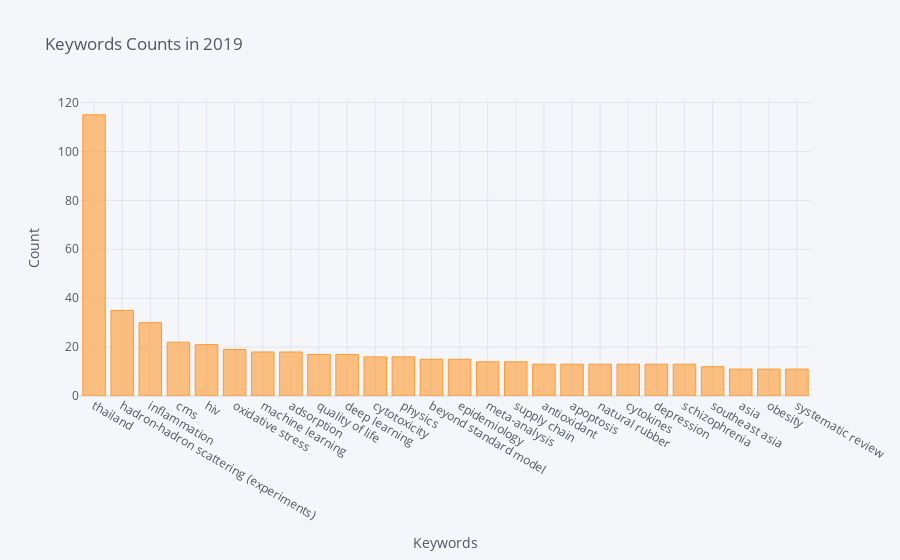

Source (notebook cell):
### Code cell
import cufflinks as cf
cf.go_offline()
cf.set_config_file(offline=False, world_readable=True)

keywords_counts_result.iplot(kind='bar', x='Keywords', y='Count', xTitle='Keywords', yTitle='Count', title='Keywords Counts in 2019')

### Figure 1 — Plotly figure (JSON) as saved in the notebook; plotly's stock layout.template omitted (floating-point values rounded to 4 significant figures)
{"data": [{"marker": {"color": "rgba(255, 153, 51, 0.6)", "line": {"color": "rgba(255, 153, 51, 1.0)", "width": 1}}, "name": "Count", "orientation": "v", "text": "", "type": "bar", "x": ["thailand", "hadron-hadron scattering (experiments)", "inflammation", "cms", "hiv", "oxidative stress", "machine learning", "adsorption", "quality of life", "deep learning", "cytotoxicity", "physics", "beyond standard model", "epidemiology", "meta-analysis", "supply chain", "antioxidant", "apoptosis", "natural rubber", "cytokines", "depression", "schizophrenia", "southeast asia", "asia", "obesity", "systematic review"], "y": [115, 35, 30, 22, 21, 19, 18, 18, 17, 17, 16, 16, 15, 15, 14, 14, 13, 13, 13, 13, 13, 13, 12, 11, 11, 11]}], "layout": {"legend": {"bgcolor": "#F5F6F9", "font": {"color": "#4D5663"}}, "paper_bgcolor": "#F5F6F9", "plot_bgcolor": "#F5F6F9", "title": {"font": {"color": "#4D5663"}, "text": "Keywords Counts in 2019"}, "xaxis": {"gridcolor": "#E1E5ED", "showgrid": true, "tickfont": {"color": "#4D5663"}, "title": {"font": {"color": "#4D5663"}, "text": "Keywords"}, "zerolinecolor": "#E1E5ED"}, "yaxis": {"gridcolor": "#E1E5ED", "showgrid": true, "tickfont": {"color": "#4D5663"}, "title": {"font": {"color": "#4D5663"}, "text": "Count"}, "zerolinecolor": "#E1E5ED"}}}
